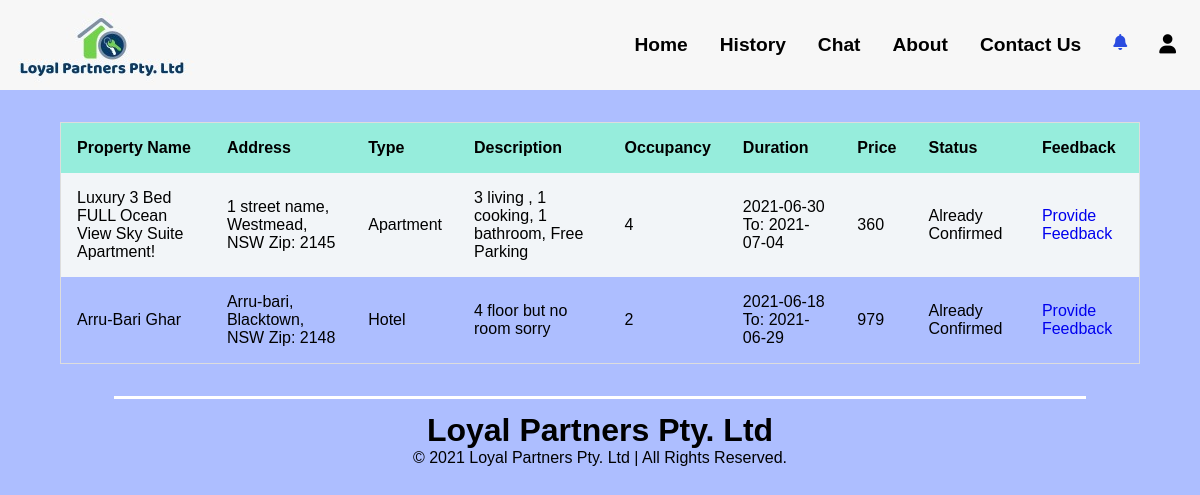
/index.php?page=history (signed in), run on the app's committed database.
### tables this page shows
CREATE TABLE `bookings` (
  `book_id` int(255) NOT NULL,
  `user_id` int(255) NOT NULL,
  `prop_id` int(255) NOT NULL,
  `start_time` date NOT NULL,
  `end_time` date NOT NULL,
  `status` varchar(255) NOT NULL,
  `cred_detail` varchar(255) NOT NULL
);

CREATE TABLE `properties` (
  `prop_id` int(255) NOT NULL,
  `prop_name` varchar(255) NOT NULL,
  `prop_type` varchar(255) NOT NULL,
  `prop_StreetName` varchar(255) NOT NULL,
  `prop_suburb` varchar(255) NOT NULL,
  `prop_state` varchar(255) NOT NULL,
  `prop_postCode` int(4) NOT NULL,
  `prop_det` varchar(255) NOT NULL,
  `prop_occupancy` int(11) NOT NULL DEFAULT 1,
  `price` varchar(255) NOT NULL
);

### functions/load_template.php (called while the page is built, shortened)
<?php
	function loadTemplate($filename, $tempVars){
		extract($tempVars);
		require $filename;
		$content = ob_get_clean();
		return $content;
	}
?>

### pages/users/history.php (called while the page is built, shortened)
<?php
$title="Search Hisotry";
$conn= new DatabaseTable('properties');
$findAllBook=$conn->booking($_SESSION['user_id']);
$content = loadTemplate('../templates/users/bookTemplate.php',['findAllBook'=>$findAllBook]);
?>

### classes/databasetable.php (called while the page is built, shortened)
<?php
class DatabaseTable{
    public $table;
    function __construct($table){
        $this->table = $table;
    }
function booking($user_id){
    global $pdo;
    $stmt = $pdo->prepare('SELECT * FROM `properties` INNER JOIN bookings ON properties.prop_id = bookings.prop_id WHERE bookings.user_id ='.$user_id.';');
    $stmt->execute();
    return $stmt;
}
function notifAll() {
    global $pdo;
        $stmt = $pdo->prepare('SELECT * FROM ' . $this->table .' ORDER BY notif_id DESC');
        $stmt->execute();
        return $stmt;
}
}
?>

### templates/users/bookTemplate.php (the view)
<article>
    <table>
        <tr><th>Property Name</th><th>Address</th><th>Type</th><th>Description</th><th>Occupancy</th><th>Duration</th><th>Price</th><th>Status</th><th>Feedback</th></tr>
        <?php
        foreach($findAllBook as $value){
            $price = ((strtotime($value['end_time'])-strtotime($value['start_time']))/86400)*((int)($value['price']));
            echo '<tr><td>'.$value['prop_name'].'</td><td>'.$value['prop_StreetName'].
            ', '.$value['prop_suburb'].', '.$value['prop_state'].' Zip: '.$value['prop_postCode'].
            '</td><td>'.$value['prop_type'].'</td><td>'.$value['prop_det'].'</td><td>'.$value['prop_occupancy'].
            '</td><td>'.$value['start_time'].' To: '.$value['end_time'].'</td><td>'.$price.
            '</td><td>';
            if($value['status']=="Not-Confirmed"){
                echo "<button onclick=\"bookCancel(".$value['book_id'].");\">Cancel Booking</button>";
                echo "<button onclick=\"creditInfo(".$value['book_id'].");\">Confirm Booking</button>";
                echo '</td><td> N/A </td></tr>';
            }
            else{
                echo "Already Confirmed";
                echo '</td><td> <a href="index.php?page=feedback&pid='.$value['prop_id'].'">Provide Feedback</a> </td></tr>';
            }
        }
        ?>
    </table>
</article>

### public_html/index.php (shortened to what this page needs)
<?php
	include '../db/connection.php';
	require '../classes/databasetable.php';
	require '../functions/load_template.php';
	if(isset($_GET['page'])){
		require '../pages/users/'.$_GET['page']. '.php';
	}
	else{
		require '../pages/users/userhome.php';
	}
	$tempVars = [
		'title' => $title,
		'content' => $content
	];
	echo loadTemplate('../templates/users/homepage.php', $tempVars);
?>

### templates/users/homepage.php (shortened to what this page needs)
<!DOCTYPE html>
<html lang="en">
<head>
    <link rel="stylesheet" href="../css/styles.css">
</head>
<body>
    <header>
        <nav>
            <div class="logo">
            <a href="index.php"> <img src="../images/logo/logo.png" alt="Local Partners Pty Ltd"></a>
            </div>
            <div class="nav-list">
                <a href="index.php">Home</a>
                <?php
                    if(isset($_SESSION['login']) && $_SESSION['login'] == 1){
                        echo '<a href="index.php?page=history">History</a>';
                        echo '<a href="index.php?page=chatnow">Chat</a>';}
                ?>
                <a href="index.php?page=about">About</a>
                <a href="index.php?page=contact">Contact Us</a>
                <?php
                    if(isset($_SESSION['login']) && $_SESSION['login'] == 1){
                ?>
                <div class="dropdown" id="dropdown">
                    <button class="dropbtn" onclick="myFunction()"><i class="fa fa-bell"></i></button>
                        <?php
                            $connN=new DatabaseTable('notification');
                            $allnotif=$connN->notifAll();
                        ?>
                </div>
                <?php } ?>
                <div class="nav-user">
                    <button class="userbtn" onclick="nav()">
                        <i class="fas fa-user"></i>
                    </button>
                </div>
            </div>
        </nav>
    </header>
    <main>
        <?php echo $content; ?>
    </main>
    <footer>
            <section class="footer_cont">
                <span class="footer_main">Loyal Partners Pty. Ltd</span>
                <span>&#169 2021 Loyal Partners Pty. Ltd | All Rights Reserved.</span>
            </section>
    </footer>
</body>
</html>

### css/styles.css (style rules this page uses)
* { padding: 0; margin: 0; box-sizing: border-box; }
body, html { font-family: sans-serif; margin: 0; }
nav { display: flex; flex-wrap: wrap; flex-direction: row; justify-content: space-between; align-items: center; padding: 0 0.5rem; position: relative; background: #f7f7f7; color: #0e375e; font-size: 1.2rem; font-weight: 700; }
.logo { height: 90px; }
.nav-list { overflow: hidden; display: flex; }
.nav-list a { float: left; font-size: 1.2rem; color: #000; text-align: center; padding: 14px 16px; text-decoration: none; position: relative; }
.nav-user { float: left; overflow: visible; }
.nav-user .userbtn { font-size: 1.2rem; border: none; outline: none; color: #000; padding: 14px 16px; background-color: inherit; font-family: inherit; margin: 0; }
.nav-list a::after { content: ""; display: block; position: absolute; left: 0; width: 0%; height: 2px; background-color: #BADEFC; transition: .3s width ease-in-out; }
.dropdown { overflow: visible; }
.dropdown .dropbtn { font-size: 16px; border: none; outline: none; color: rgb(43, 76, 224); padding: 14px 16px; background-color: inherit; font-family: inherit; margin: 0; }
body { background: #ADBEFF; }
button { background-color: #8a30d3; color: white; padding: 14px 20px; margin: 0.5rem 0; border: none; cursor: pointer; width: 100%; }
article { width: 90%; margin: 2rem 0 0 5%; }
table { border-collapse: collapse; border-spacing: 0; width: 100%; border: 1px solid #ddd; }
th { background: #96EDDC; }
th, td { text-align: left; padding: 16px; }
tr:nth-child(even) { background-color: #F2F5F8; }
table a { text-decoration: none; }
img { vertical-align: middle; }
footer { margin: 3rem 0 1rem; }
.footer_cont { width: 90%; margin: 0 5%; position: relative; display: flex; flex-direction: column; align-items: center; }
.footer_cont::before { content:''; position: absolute; background-color: #fff; width: 90%; height: 3px; top: -1rem; }
.footer_main { content: ''; font-size: 2rem; font-weight: 700; }

### data on the page
bookings: prop.prop_name "Luxury 3 Bed FULL Ocean View Sky Suite Apartment!", prop.prop_StreetName "1 street name", prop.prop_suburb "Westmead", prop.prop_state "NSW", prop.prop_postCode "2145", prop.prop_type "Apartment", prop.prop_det "3 living , 1 cooking, 1 bathroom, Free Parking", prop.prop_occupancy "4", start_time "2021-06-30", end_time "2021-07-04", price "360"
bookings: prop.prop_name "Arru-Bari Ghar", prop.prop_StreetName "Arru-bari", prop.prop_suburb "Blacktown", prop.prop_state "NSW", prop.prop_postCode "2148", prop.prop_type "Hotel", prop.prop_det "4 floor but no room sorry", prop.prop_occupancy "2", start_time "2021-06-18", end_time "2021-06-29", price "979"
